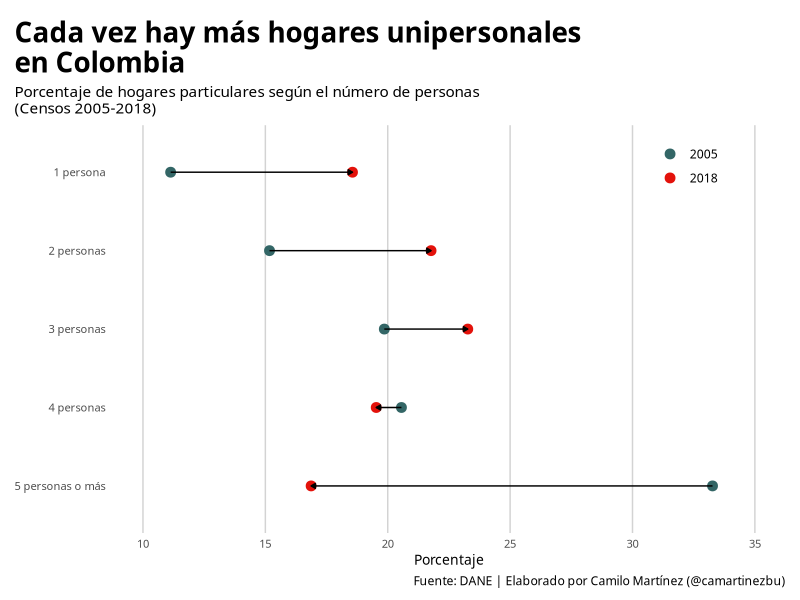
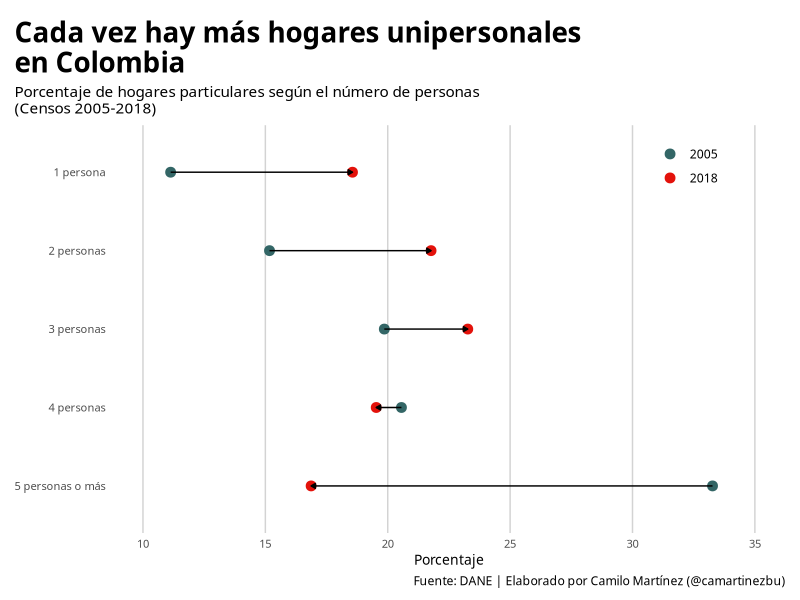

Write R code to recreate these figures, in order.
library(tidyverse)
library(ggtext)
library(patchwork)

# Fuente: DANE https://sitios.dane.gov.co/cnpv/#!/hogares_part_num_pers
data <- readxl::read_xlsx("12-the-economist/data/data.xlsx") %>%
  pivot_longer(c(Censo_2005, Censo_2018), names_to = "Año",
               values_to = "Valor") %>%
  mutate(Año = case_when(Año == "Censo_2005" ~ "2005",
                         Año == "Censo_2018" ~ "2018")) %>%
  mutate(No_personas = factor(No_personas,
                              levels = c(
                                "5 personas o más",
                                "4 personas",
                                "3 personas",
                                "2 personas",
                                "1 persona"
                              ),
                              ordered = TRUE))

rectangle_data <- data.frame(
  x=c(-1, 1, 1, -1),
  y=c(2, 2, 2.5, 2.5)
)

rectangle <- ggplot(rectangle_data) +
  geom_polygon(aes(x=x, y =y), fill = "#e3120b") +
  coord_equal() +
  theme_void()



full <- ggplot(data) +
  geom_point(aes(x = Valor, y = No_personas, color = Año), size = 3) +
  geom_path(aes(x = Valor, y = No_personas, group = No_personas),
            arrow = arrow(length = unit(0.125, "cm"), type = "closed")) +
  scale_color_manual(
    values = c(
      "2005" = "#336666",
      "2018" = "#e3120b"
    )
  ) +
  expand_limits(x = c(10,35)) +
  scale_x_continuous(
    breaks = c(10, 15, 20, 25, 30, 35)
  ) +
  labs(
    title = "Cada vez hay más hogares unipersonales \nen Colombia",
    subtitle = "Porcentaje de hogares particulares según el número de personas\n(Censos 2005-2018)",
    caption = "Fuente: DANE | Elaborado por Camilo Martínez (@camartinezbu)",
    x = "Porcentaje"
  ) +
  theme(
    text = element_text(family = "Fira Sans Condensed"),
    plot.title = element_text(face = "bold", size = 20),
    plot.title.position = "plot",
    plot.caption.position = "plot",
    plot.margin = margin(t = 10, l = 5, r = 5, b = 3),
    axis.title.y = element_blank(),
    axis.ticks.y = element_blank(),
    axis.ticks.x = element_blank(),
    axis.text.y = element_text(size = 8),
    axis.text.x = element_text(size = 8),
    axis.title.x = element_text(family = "Fira Sans Condensed Medium", size = 10),
    panel.grid.major.x = element_line(color = "lightgrey"),
    panel.background = element_blank(),
    legend.position = c(.855, .9),
    legend.justification = "center",
    legend.direction = "vertical",
    legend.title = element_blank(),
    legend.key = element_blank(),
    legend.background = element_blank()
  )

full +
  inset_element(rectangle,
                left = -1,
                bottom = 0.2,
                right = 0.2,
                top = 3.2,
                align_to = "plot") +
  inset_element(rectangle,
                left = -1,
                bottom = 0.2,
                right = 2,
                top = 4.05,
                align_to = "plot")

ggsave("12-the-economist/plot.png", height = 4, width = 5)
